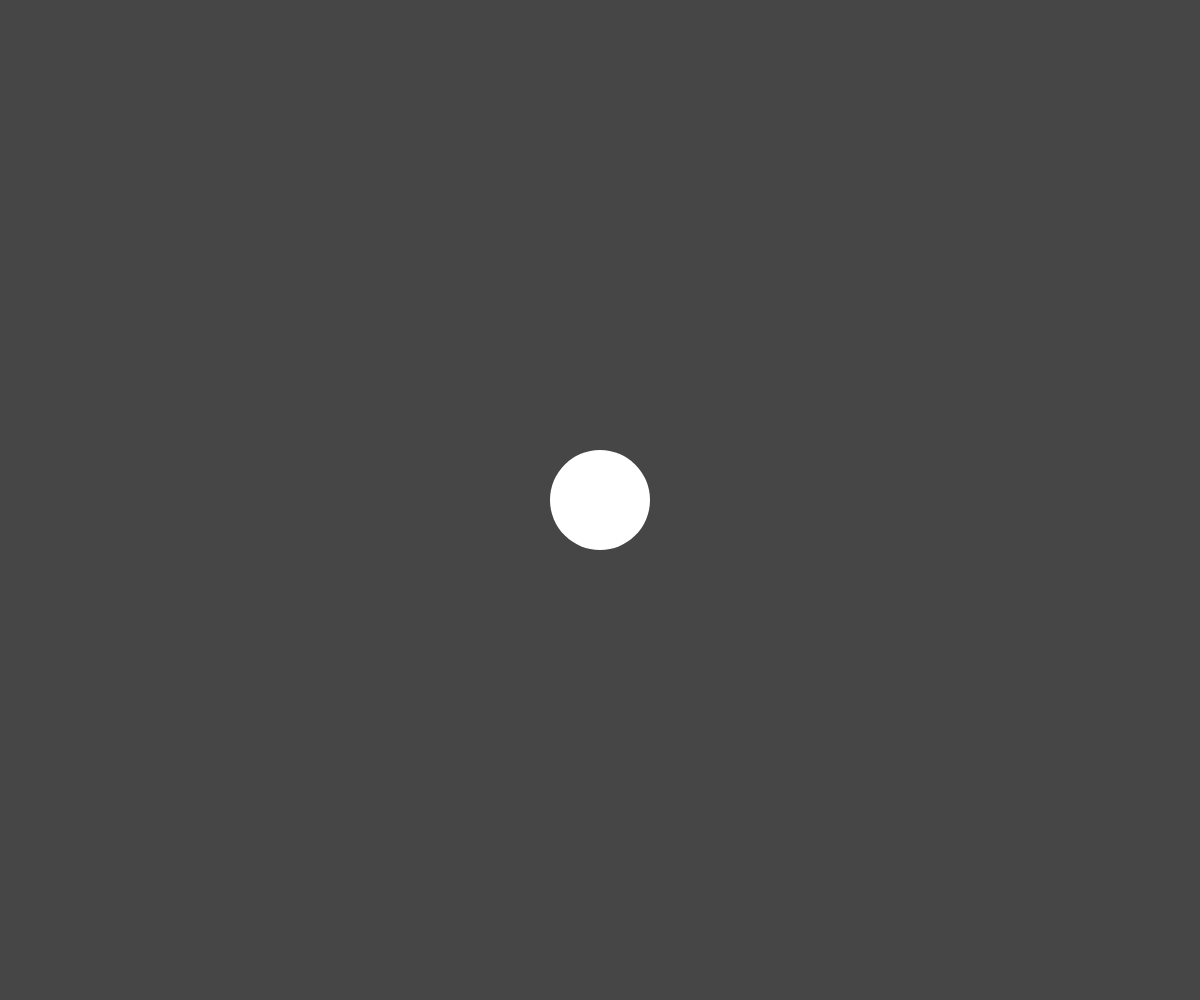
Frame 1 (no input)
Frame 60 (no input): identical to frame 1, image omitted
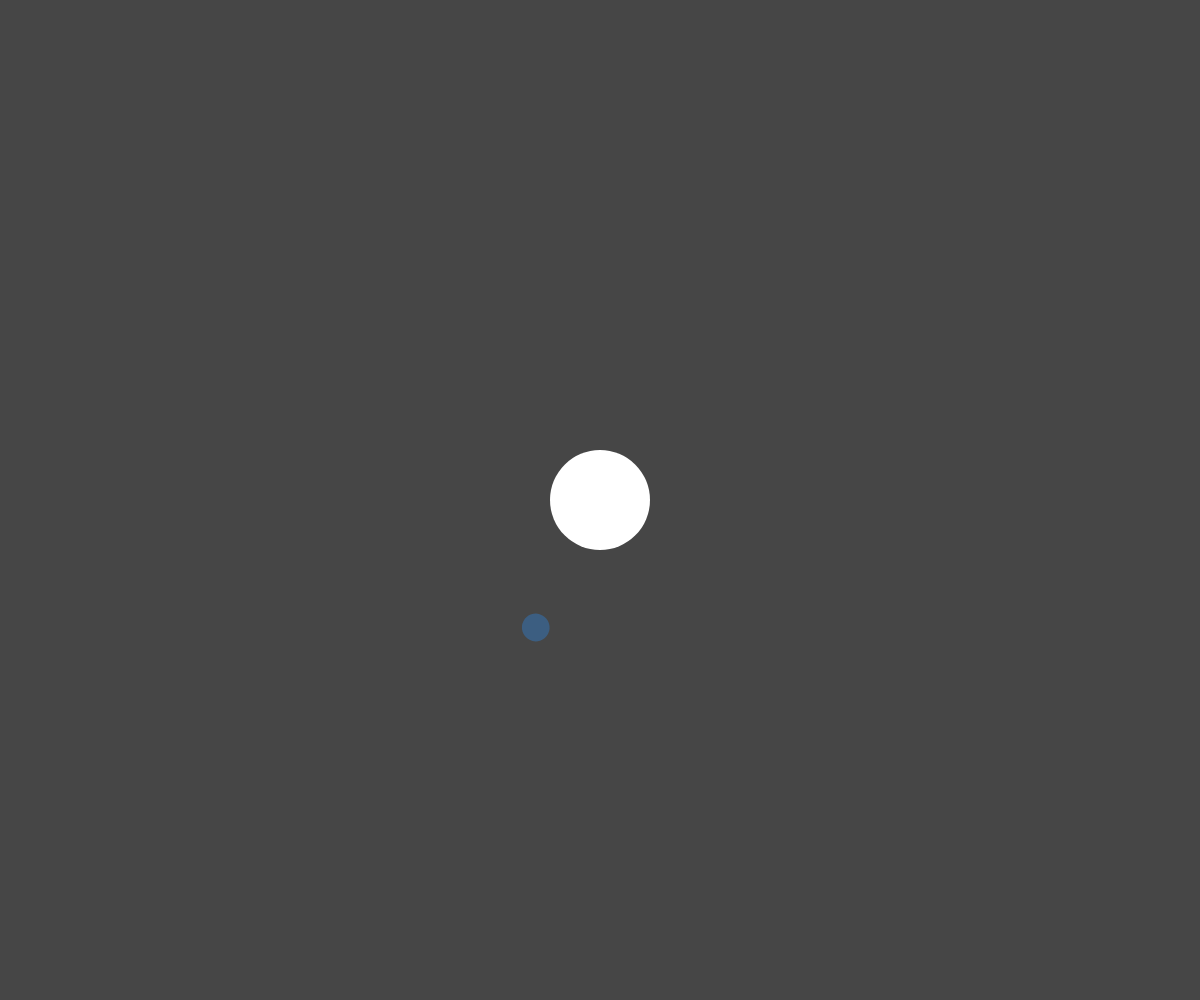
Frame 120 (the mouse pressed at the canvas centre since frame 60)

The p5.js sketch that drew these frames (run headless with seeded random() and noise() and a simulated clock; from frame 60 on, the mouse is pressed at the canvas centre):

// p5.js sketch
// ── sketch.js
// Planets and Moons
// Kamran Shirazi
// Oct 17, 2025
// Objets within Objects,Overwriting Variables and basic transfomation


// Global Variables
let myPlanet;

function setup(){
  createCanvas(windowWidth, windowHeight);
  angleMode(DEGREES);
  myPlanet = new Planet(width/2, height/2);
}

function draw(){
  randomSeed(1);
  background(70);
  myPlanet.display();
}

function mousePressed(){
  // regular click → add a moon
  // shift click → destroy and reset the moon
  if (keyIsPressed && keyCode === SHIFT){
    myPlanet = new Planet(width/2, height/2);
  }
  else{
    myPlanet.createMoon();
  }
}

function keyPressed(){
  if(keyCode !== SHIFT){
    myPlanet.x = mouseX;
    myPlanet.y = mouseY;
   
  }
}

class Planet{
  // 1. constructor
  constructor(x,y){
    this.x = x;   this.y = y;  this.s = 100;
    this.moons = [];
  }

  // 2. class methods

  createMoon(){
    this.moons.push(new Moon(this.x, this.y));
  }

  display(){
    // draw the planet + all of its moons
    noStroke();
    circle(this.x, this.y, this.s);

    // for the moons
    for (let m of this.moons){
      m.update(this.x, this.y);
    }
  }
}

class Moon{
  constructor(){
    this.speed = random(1, 5);
    this.angle = 0;  this.orbitRadius = random(80, 250);
    this.s = random(5, 50);
  }

  display(x , y){
    push();
    translate(x, y);
    rotate(this.angle);
    fill(random(255), random(255), random(255));
    circle(this.orbitRadius, 0, this.s);
    pop();
  }

  move(){
    this.angle += this.speed;
  }

  update(x, y){
    // helper function to handle calling the
    // class methods internally
    this.move();
    this.display(x, y);
  }
}
